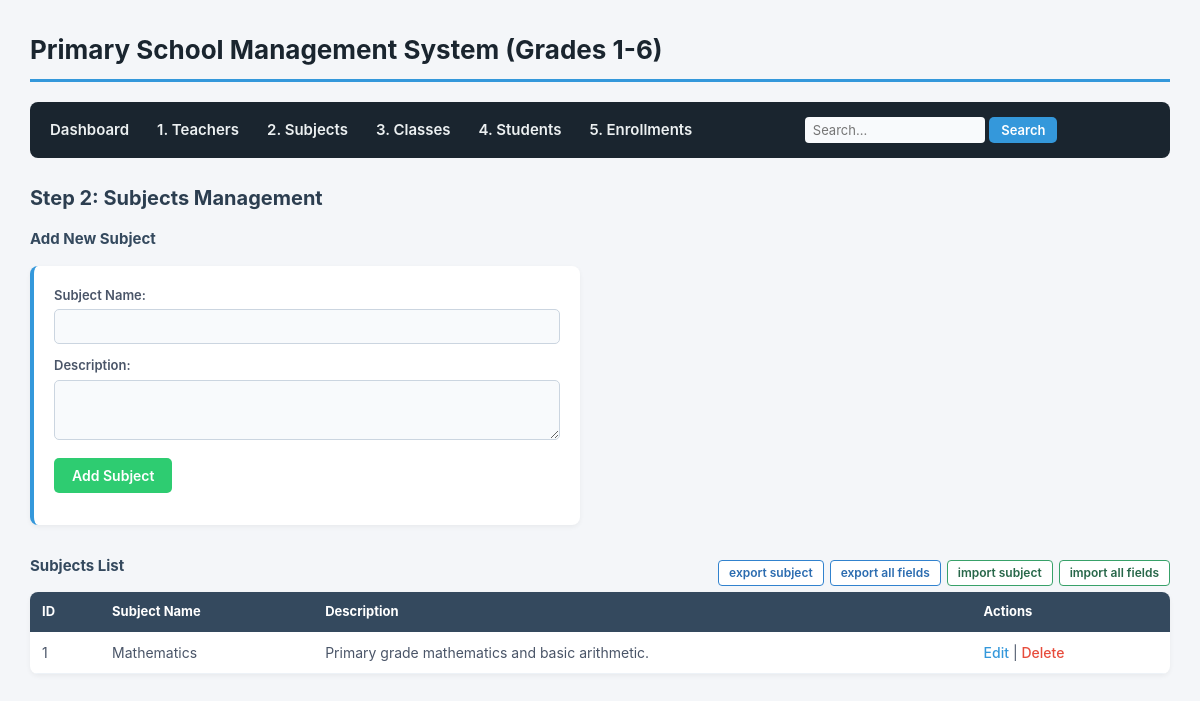
The app's page /subjects.php with its own data.
### tables this page shows
CREATE TABLE IF NOT EXISTS `subjects` (
  `subject_id` int(11) NOT NULL AUTO_INCREMENT,
  `subject_name` varchar(50) NOT NULL,
  `description` text DEFAULT NULL,
  PRIMARY KEY (`subject_id`),
  UNIQUE KEY `subject_name` (`subject_name`)
);

### subjects.php (the view, shortened to what this page needs)
<?php
require_once 'db.php';
$edit_subject = isset($_GET['edit']) ? $pdo->prepare("SELECT * FROM subjects WHERE subject_id = ?") : null;
$subjects = $pdo->query("SELECT * FROM subjects ORDER BY subject_id DESC")->fetchAll();
include 'header.php';
?>
<h2>Step 2: Subjects Management</h2>
<h3><?= $edit_subject ? 'Edit Subject' : 'Add New Subject' ?></h3>
<form action="subjects.php" method="POST">
    <p>
        <label>Subject Name:</label>
        <input type="text" name="subject_name" value="<?= $edit_subject['subject_name'] ?? '' ?>" required>
    </p>
    <p>
        <label>Description:</label>
        <textarea name="description"><?= $edit_subject['description'] ?? '' ?></textarea>
    </p>
    <p>
        <button type="submit" name="save_subject"><?= $edit_subject ? 'Update Subject' : 'Add Subject' ?></button>
    </p>
</form>
<div style="display: flex; justify-content: space-between; align-items: center; margin-top: 30px;">
    <h3>Subjects List</h3>
    <div style="display: flex; gap: 6px;">
        <a href="db_tools.php?action=export_data&table=subjects" class="btn-tool btn-tool-export">export subject</a>
        <a href="db_tools.php?action=export_data&table=all" class="btn-tool btn-tool-export">export all fields</a>
        <button type="button" class="btn-tool btn-tool-import" onclick="openImportModal('Import Subjects Data', 'subjects')">import subject</button>
        <button type="button" class="btn-tool btn-tool-import" onclick="openImportModal('Import All Database Data', 'all')">import all fields</button>
    </div>
</div>
<table>
    <thead>
        <tr><th>ID</th><th>Subject Name</th><th>Description</th><th>Actions</th></tr>
    </thead>
    <tbody>
        <?php foreach ($subjects as $sub): ?>
            <tr>
                <td><?= $sub['subject_id'] ?></td>
                <td><?= htmlspecialchars($sub['subject_name']) ?></td>
                <td><?= htmlspecialchars($sub['description'] ?? 'None') ?></td>
                <td>
                    <a href="subjects.php?edit=<?= $sub['subject_id'] ?>">Edit</a> |
                    <a href="subjects.php?delete=<?= $sub['subject_id'] ?>" class="btn-delete" onclick="return confirm('Delete this subject?')">Delete</a>
                </td>
            </tr>
        <?php endforeach; ?>
    </tbody>
</table>
</body>
</html>

### style.css (style rules this page uses)
* { box-sizing: border-box; margin: 0; padding: 0; font-family: -apple-system, BlinkMacSystemFont, "Segoe UI", Roboto, Arial, sans-serif; }
body { background-color: #f4f6f9; color: #333; padding: 30px; line-height: 1.5; }
h2 { color: #2c3e50; margin-bottom: 15px; font-size: 20px; }
h3 { color: #34495e; margin-bottom: 15px; font-size: 15px; }
form { background-color: #ffffff; padding: 20px; border-radius: 8px; box-shadow: 0 2px 5px rgba(0,0,0,0.05); margin-bottom: 25px; max-width: 550px; border-left: 4px solid #3498db; }
form p { margin-bottom: 12px; }
label { font-weight: 600; font-size: 13px; color: #4a5568; display: block; margin-bottom: 4px; }
input[type="text"], input[type="email"], input[type="date"], select, textarea { width: 100%; padding: 8px 10px; border: 1px solid #cbd5e0; border-radius: 5px; font-size: 14px; background-color: #f8fafc; }
textarea { resize: vertical; min-height: 60px; }
button[type="submit"] { background-color: #2ecc71; color: white; border: none; padding: 9px 18px; font-size: 14px; font-weight: 600; border-radius: 5px; cursor: pointer; }
table { width: 100%; border-collapse: collapse; background-color: #ffffff; border-radius: 8px; overflow: hidden; box-shadow: 0 2px 5px rgba(0,0,0,0.05); margin-bottom: 20px; }
th { background-color: #34495e; color: #ffffff; text-align: left; padding: 10px 12px; font-size: 13px; }
td { padding: 10px 12px; border-bottom: 1px solid #edf2f7; font-size: 14px; color: #4a5568; }
a { color: #3498db; text-decoration: none; font-weight: 500; }
a.btn-delete { color: #e74c3c; }
.btn-tool { padding: 6px 10px; font-size: 12px; font-weight: 600; border-radius: 4px; border: 1px solid #cbd5e0; background-color: #ffffff; color: #2d3748; cursor: pointer; text-decoration: none; line-height: 1; }
.btn-tool-export { border-color: #3182ce; color: #2b6cb0; }
.btn-tool-import { border-color: #38a169; color: #276749; }

### records on screen
subjects: subject_id "1", subject_name "Mathematics", description "Primary grade mathematics and basic arithmetic."
